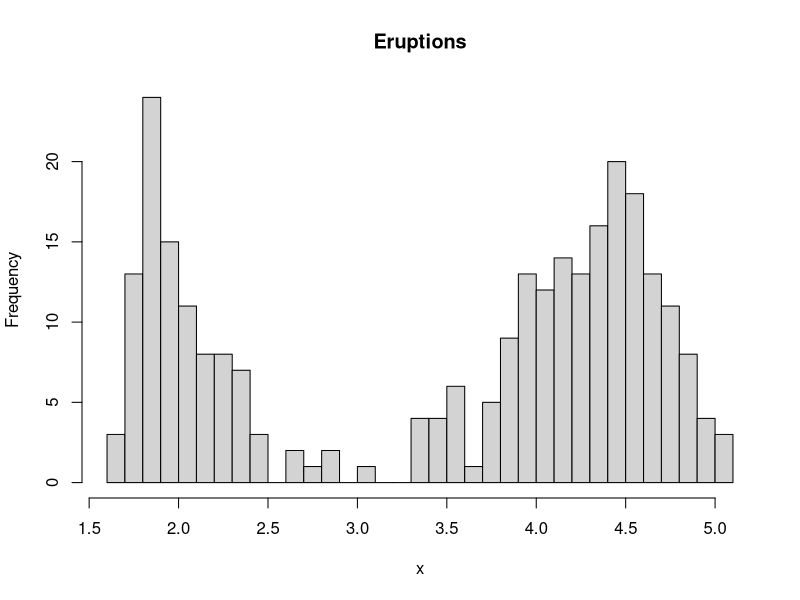
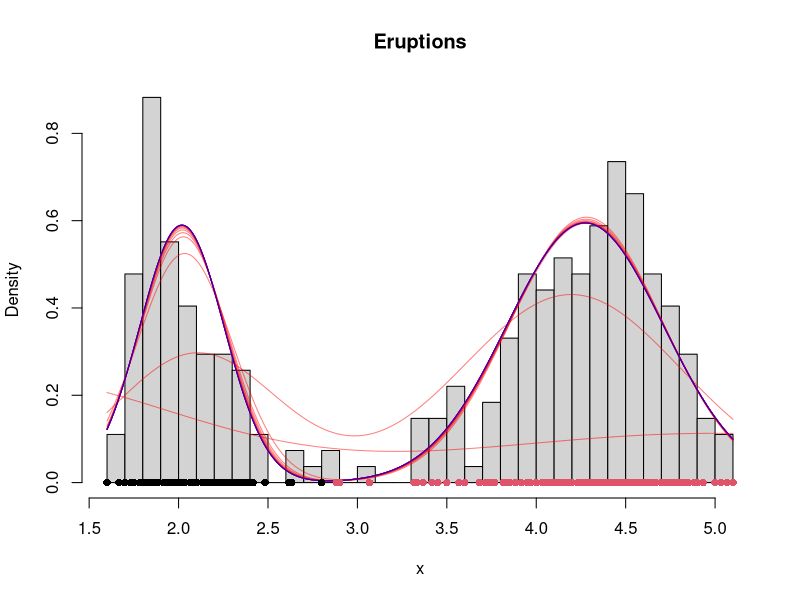

Write R code to recreate these figures, in order.
################################################
## Old Faithful Geyser data
################################################
data(faithful)
head(faithful)

x <- faithful$eruptions
hist(x, breaks = 30, main = "Eruptions")


################################################
## EM Algorithm for the Old Faithful Geyser data
################################################
## Estep gamma calculation
## this is a general function that we are not actuall
gamma_ick <- function(x, mu, sig2, pis, C = 2)
{
  gamma_prob <- matrix(0, nrow = length(x), ncol = C)
  for(c in 1:C)
  {
    gamma_prob[ ,c]  <- dnorm(x, mean = mu[c], sd = sqrt(sig2[c]))* pis[c]
  }
  
  gamma_prob <- gamma_prob/(rowSums(gamma_prob))
  return(gamma_prob)
}


# Starting values
pis <- c(.6, .4) 
mu <- c(1, 5)
sig2 <- c(1, 2)
diff <- 100
tol <- 1e-5
iter <- 0

# just for visualizing
current <- c(pis, mu, sig2)
store <- current
C <- 2
while(diff > tol)
{
  previous <- current
  iter <- iter + 1
  
  # E step: find gamma_{i,c,k} for just c = 1, since for c = 2 is just 1-Ep
  # Ep <- current[1]*dnorm(x, current[2], sqrt(current[4]))/
  #   (current[1]*dnorm(x, current[2], sqrt(current[4])) + (1 - current[1])*dnorm(x, current[3], sqrt(current[5])))
  # 
  Ep <- gamma_ick(x, mu, sig2, pis, C = 2)
  
  # M-step
  pis <- colMeans(Ep)
  mu <- colSums(Ep*x) / colSums(Ep)
  for(c in 1:C)
  {
    sig2[c] <- sum(Ep[,c]*(x - mu[c])^2) / sum(Ep[,c])
  }
  current <- c(pis, mu, sig2)
  
  diff <- norm(previous - current, "2")
  store <- rbind(store, current)
}

current # final estimates


# Final estimates of the probability
# that each observation is in Class C.
Prob.Z <- gamma_ick(x, mu = mu, sig2 = sig2, pis = pis)

head(round(Prob.Z, 10))


# Make plot of iterative model fits
hist(x, breaks = 30, main = "Eruptions", freq = FALSE)
for(i in 1:dim(store)[1])
{
  test.x <- seq(min(x), max(x), length = 1000)
  test.y <- store[i,1]* dnorm(test.x, mean = store[i,3], sd = sqrt(store[i,5])) + (store[i,2]) *dnorm(test.x, mean = store[i,4], sd = sqrt(store[i,6]))
  lines(test.x, test.y, col = rgb(1,0,0, alpha = .5))
  i <- i + 1
}
lines(test.x, test.y, col = rgb(0,0,1, alpha = 1))

# add color
color <- apply(Prob.Z, 1, which.max)
points(x, rep(0, length(x)), pch = 16, col = color)
